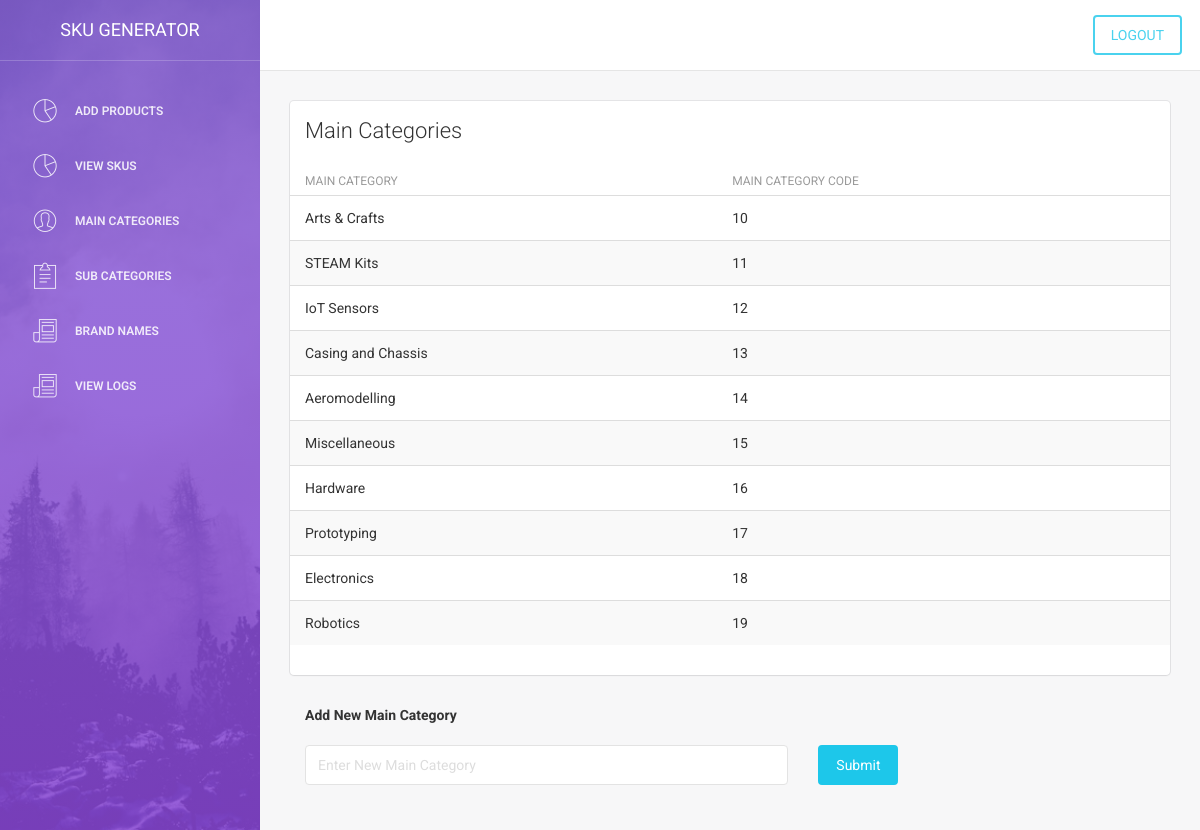
/admin/adminmaintable.php (signed in), run on the app's committed database.
### tables this page shows
CREATE TABLE `maincategories` (
  `main_category` varchar(255) NOT NULL,
  `main_code` int(200) unsigned NOT NULL AUTO_INCREMENT,
  PRIMARY KEY (`main_code`),
  UNIQUE KEY `main_code` (`main_code`),
  UNIQUE KEY `main_code_2` (`main_code`),
  UNIQUE KEY `main_category` (`main_category`)
);

### admin/adminmaintable.php (the view, shortened to what this page needs)
        <?php
            include 'header.php';
                            $query="select * from maincategories";
                            $result=mysqli_query($con,$query);
        ?>
        <div class="content">
            <div class="container-fluid">
                <div class="row">
                    <div class="col-md-12">
                        <div class="card">
                            <div class="header">
                                <h4 class="title">Main Categories</h4>
                            </div>
                            <div class="content table-responsive table-full-width">
                                <table class="table table-hover table-striped">
                                    <thead>
                                        <th>Main Category</th>
                                    	<th>Main Category Code</th>
                                    </thead>
                                    <tbody>
                                        <tr>
                                        	<?php
                                            while ($row=mysqli_fetch_array($result)) {
                                                echo "<tr>";
                                                  echo "<td>".$row[0]."</td>";
                                                  echo "<td>".$row[1]."</td>";
                                                echo "</tr>";
                                            }
                                            ?>
                                        </tr>
                                    </tbody>
                                </table>
                            </div>
                </div>
            </div>
        </div>
        <div class="content">
            <div class="container-fluid">
                              <form method="_POST" enctype="multipart/form-data" autocomplete="off">
                                   <div class="row">
                                        <div class="col-md-3">
                                            <div class="form-group">
                                                <label id="demo">Add New Main Category</label>
                                            </div>
                                        </div>
                                    </div>
                                    <div class="row">
                                        <div class="col-md-7">
                                            <div class="form-group">
                                            <input type="text" class="form-control"  placeholder="Enter New Main Category" name="main_category" required="">
                                            </div>
                                         </div>
                                        <div class="col-md-2">
                                            <div class="form-group">
                                                 <input type="submit" name="submit" value="Submit " class="btn btn-info btn-fill">
                                            </div>
                                        </div>
                                     </div>
                                </form>
            </div>
         </div>
    </div>
</div>
</body>
</html>

### data on the page
maincategories: main_category "Arts & Crafts", main_code "10"
maincategories: main_category "STEAM Kits", main_code "11"
maincategories: main_category "IoT Sensors", main_code "12"
maincategories: main_category "Casing and Chassis", main_code "13"
maincategories: main_category "Aeromodelling", main_code "14"
maincategories: main_category "Miscellaneous", main_code "15"
maincategories: main_category "Hardware", main_code "16"
maincategories: main_category "Prototyping", main_code "17"
maincategories: main_category "Electronics", main_code "18"
maincategories: main_category "Robotics", main_code "19"
